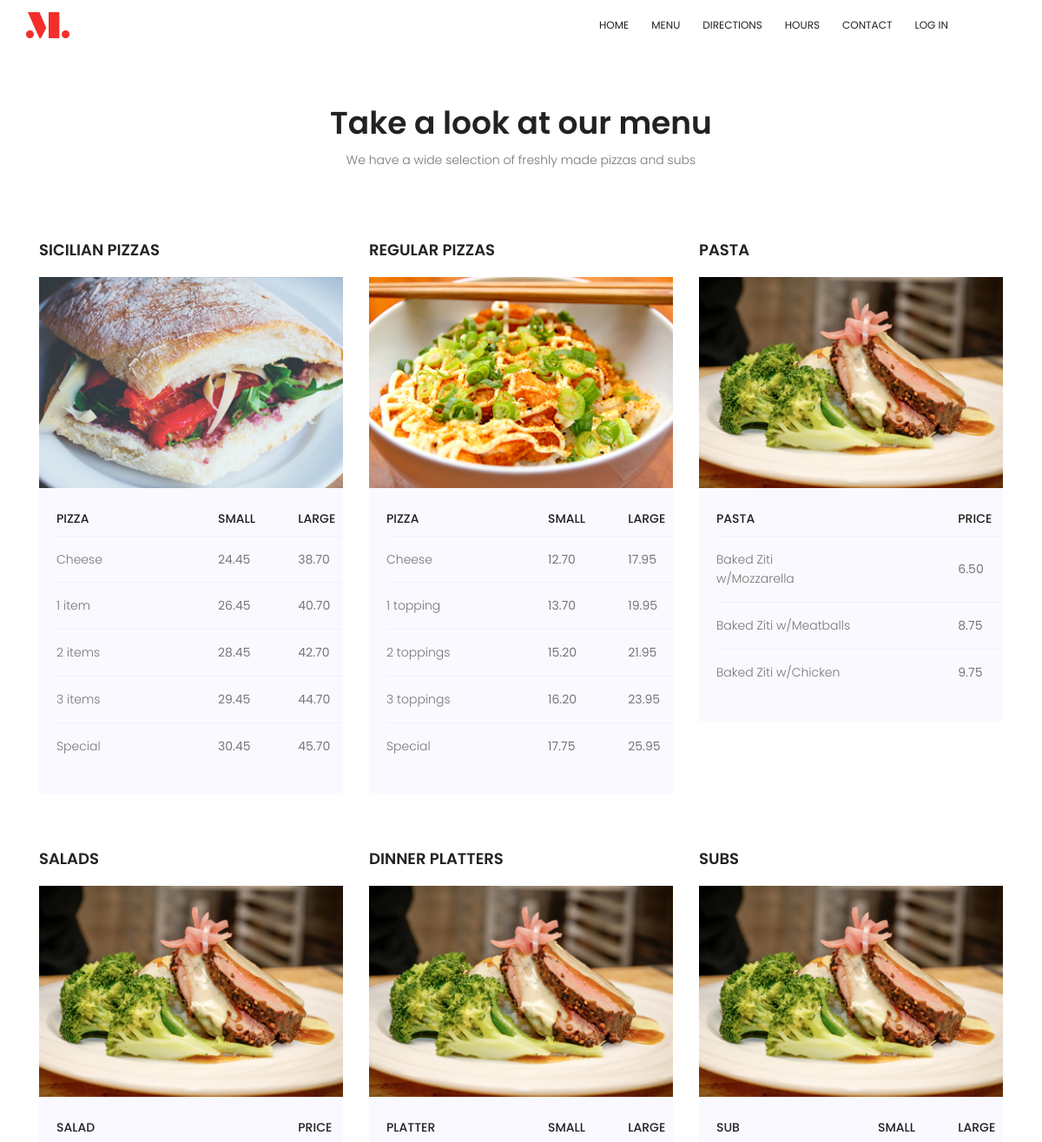
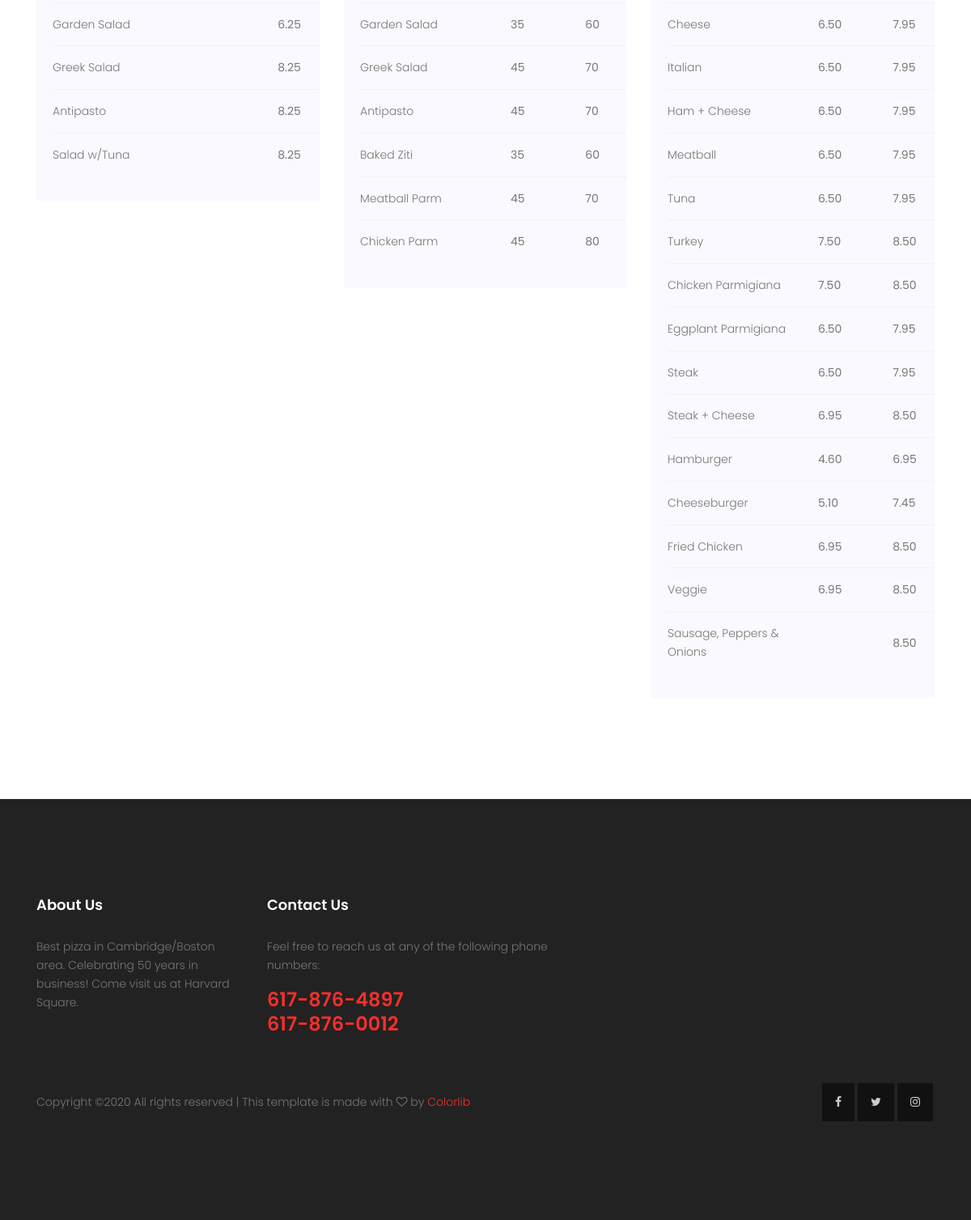
The app's page /menu/ with its own data (2 pictures, top to bottom).
### orders/models.py (models this page shows, shortened)
class SicilianPizza(models.Model):
    name = models.CharField(max_length=64)
    price_small = models.CharField(max_length=64)
    price_large = models.CharField(max_length=64)

class RegularPizza(models.Model):
    name = models.CharField(max_length=64)
    price_small = models.CharField(max_length=64)
    price_large = models.CharField(max_length=64)

class Pasta(models.Model):
    name = models.CharField(max_length=64)
    price = models.CharField(max_length=64)

class Salad(models.Model):
    name = models.CharField(max_length=64)
    price = models.CharField(max_length=64)

class DinnerPlatter(models.Model):
    name = models.CharField(max_length=64)
    price_small = models.CharField(max_length=64)
    price_large = models.CharField(max_length=64)

class Sub(models.Model):
    name = models.CharField(max_length=64)
    price_small = models.CharField(max_length=64, blank=True)
    price_large = models.CharField(max_length=64)
    extra_cheese = models.BooleanField(max_length=64)
    if name == 'Steak + Cheese':
        mushrooms = models.BooleanField(max_length=64)
        peppers = models.BooleanField(max_length=64)
        onions = models.BooleanField(max_length=64)

### orders/views.py (the view)
# urls.py: path("menu/", views.menu, name="menu"),
def menu(request):
    from .models import Salad,DinnerPlatter,Pasta,Sub,RegularPizza,SicilianPizza,Topping
    if request.method == 'POST':
        print("this is the request: ")
        print(request)
        return redirect("index")
    elif request.method == 'GET':
        context = {
            "RegularPizza": RegularPizza.objects.all(),
            "SicilianPizza": SicilianPizza.objects.all(),
            "salads": Salad.objects.all(),
            "platters": DinnerPlatter.objects.all(),
            "pastas": Pasta.objects.all(),
            "subs": Sub.objects.all(),
            "toppings": Topping.objects.all()
        }
        return render(request,"menu.html", context)

### orders/templates/menu.html (shortened to what this page needs)
{% extends "layout.html" %}
{% block body %}
{% load staticfiles %}
<section class="top-dish-area section-gap" id="dish">
    <div class="container" style="text-align:center;">
        <div class="row d-flex justify-content-center">
            <div class="menu-content pb-30 col-lg-8">
                <div class="title text-center">
                    <h1 class="mb-10">Take a look at our menu</h1>
                    <p>We have a wide selection of freshly made pizzas and subs</p>
                </div>
            </div>
        </div>
        <div class="row">
            <div class="single-dish" style="width:350px;  margin: 15px auto 15px auto; display:inline-block;">
                <h4 style="text-align:left;" class="text-uppercase pt-20 pb-20">Sicilian Pizzas</h4>
                <div class="thumb">
                    <img style="transform: none;" src="{% static 'img/d1.jpg' %}" class="img-fluid" alt=""/>
                </div>
                <div class="progress-table-wrap" style="width: inherit; overflow-x: hidden;">
                    <div class="progress-table" style="padding-left:20px;">
                        <div class="table-head">
                            <div style="width: 20%;text-align:left" class="visit">Pizza</div>
                            <div style="text-align:left" class="serial">Small</div>
                            <div style="text-align:left" class="serial">Large</div>
                        </div>
                        {% for SPizza in SicilianPizza %}
                        <div class="table-row">
                            <div style="width: 20%; text-align:left;" class="visit"> {{ SPizza.name }}</div>
                            <div class="serial">
                                <button style='color: #777;' href='' id="link-pizza" data-toggle="modal" data-target="#ModalPizza" size="{{ SPizza.price_small }}" name="{{ SPizza.name }}" itemname="Sicilian Pizzas" num="{{ forloop.counter0 }}">
                                    {{ SPizza.price_small }}
                                </button>
                            </div>
                            <div class="serial">
                                <button style='color: #777;' href='' id="link-pizza" data-toggle="modal" data-target="#ModalPizza" size="{{ SPizza.price_large }}" name="{{ SPizza.name }}" itemname="Sicilian Pizzas" num="{{ forloop.counter0 }}">
                                    {{ SPizza.price_large }}
                                </button>
                            </div>
                        </div>
                        {% endfor %}
                    </div>
                </div>
            </div>
            <div class="single-dish " style="width:350px; margin: 15px auto 15px auto; display:inline-block;">
                <h4 style="text-align:left;" class="text-uppercase pt-20 pb-20">Regular Pizzas</h4>
                <div class="thumb">
                    <img style="transform: none;" class="img-fluid" src="{% static 'img/d2.jpg' %}" alt="">
                </div>
                <div class="progress-table-wrap" style="overflow-x:hidden;">
                    <div class="progress-table" style="padding-left:20px;">
                        <div class="table-head">
                            <div style="width: 20%;text-align:left;" class="visit">Pizza</div>
                            <div style="text-align:left" class="serial">Small</div>
                            <div style="text-align:left" class="serial">Large</div>
                        </div>
                        {% for Pizza in RegularPizza %}
                        <div class="table-row">
                            <div style="width: 20%; text-align:left" class="visit"> {{ Pizza.name }}</div>
                            <div class="serial">
                                <button style='color: #777;' href='' id="link-pizza" data-toggle="modal" data-target="#ModalPizza" size="{{ Pizza.price_small }}" name="{{ Pizza.name }}" itemname="Regular Pizzas" num="{{ forloop.counter0 }}">
                                    {{ Pizza.price_small }}
                                </button>
                            </div>
                            <div class="serial">
                                <button style='color: #777;' href='' id="link-pizza" data-toggle="modal" data-target="#ModalPizza" size="{{ Pizza.price_large }}" name="{{ Pizza.name }}" itemname="Regular Pizzas" num="{{ forloop.counter0 }}">
                                    {{ Pizza.price_large }}
                                </button>
                            </div>
                        </div>
                        {% endfor %}
                    </div>
                </div>
                <br>
            </div>
            <div class="single-dish" style="width:350px; margin: 15px auto 15px auto; display:inline-block;">
                <h4 style="text-align:left;" class="text-uppercase pt-20 pb-20">Pasta</h4>
                <div class="thumb">
                    <img style="transform: none;" class="img-fluid"  src="{% static 'img/d3.jpg' %}" alt="">
                </div>
                <div class="progress-table-wrap" style="overflow-x:hidden;">
                    <div class="progress-table" style="padding-left:20px;">
                        <div class="table-head">
                            <div style="width: 20%;text-align:left;" class="visit">Pasta</div>
                            <div style="text-align:left" class="serial"></div>
                            <div style="text-align:left" class="serial">Price</div>
                        </div>
                        {% for pasta in pastas %}
                        <div class="table-row">
                            <div style="width: 20%;text-align:left;" class="visit"> {{ pasta.name }}</div>
                            <div class="serial"></div>
                            <div class="serial">
                                <button style='color: #777;' href='' id="link" data-toggle="modal" data-target="#exampleModal" size="{{ pasta.price }}" name="{{ pasta.name }}" itemname="Pasta">
                                    {{ pasta.price }}
                                </button>
                            </div>
                        </div>
                        {% endfor %}
                    </div>
                </div>
            </div>
            <div class="single-dish" style="width:350px; margin: 5px auto 5px auto; display:inline-block;">
                <h4 style="text-align:left;" class="text-uppercase pt-20 pb-20">Salads</h4>
                <div class="thumb">
                    <img style="transform: none;" class="img-fluid"  src="{% static 'img/d3.jpg' %}" alt="">
                </div>
                <div class="progress-table-wrap" style="overflow-x:hidden;">
                    <div class="progress-table" style="padding-left:20px;">
                        <div class="table-head">
                            <div style="width: 20%;text-align:left;" class="visit">Salad</div>
                            <div style="text-align:left" class="serial"></div>
                            <div style="text-align:left" class="serial">Price</div>
                        </div>
                        {% for salad in salads %}
                        <div class="table-row">
                            <div style="width: 20%;text-align:left;" class="visit"> {{ salad.name }}</div>
                            <div class="serial"></div>
                            <div class="serial">
                                <button style='color: #777;' href='' id="link" data-toggle="modal" data-target="#exampleModal" size="{{ salad.price }}" name="{{ salad.name }}" itemname="Salad">
                                    {{ salad.price }}
                                </button>
                            </div>
                        </div>
                        {% endfor %}
                    </div>
                </div>
            </div>
            <div class="single-dish" style="width:350px; margin: 5px auto 5px auto; display:inline-block;">
                <h4 style="text-align:left;" class="text-uppercase pt-20 pb-20">dinner platters</h4>
                <div class="thumb">
                    <img style="transform: none;" class="img-fluid"  src="{% static 'img/d3.jpg' %}" alt="">
                </div>
                <div class="progress-table-wrap" style="overflow-x:hidden;">
                    <div class="progress-table" style="padding-left:20px;">
                        <div class="table-head">
                            <div style="width: 20%;text-align:left;" class="visit">platter</div>
                            <div style="text-align:left" class="serial">Small</div>
                            <div style="text-align:left" class="serial">large</div>
                        </div>
                        {% for platter in platters %}
                        <div class="table-row">
                            <div style="width: 20%;text-align:left;" class="visit"> {{ platter.name }}</div>
                            <div class="serial">
                                <button style='color: #777;' href='' id="link" data-toggle="modal" data-target="#exampleModal" size="{{ platter.price_small }}" name="{{ platter.name }}" itemname="Dinner Platter">
                                    {{ platter.price_small }}
                                </button>
                            </div>
                            <div class="serial">
                                <button style='color: #777;' href='' id="link" data-toggle="modal" data-target="#exampleModal" size="{{ platter.price_large }}" name="{{ platter.name }}" itemname="Dinner Platter">
                                    {{ platter.price_large }}
                                </button>
                            </div>
                        </div>
                        {% endfor %}
                    </div>
                </div>
            </div>
            <div class="single-dish" style="width:350px; margin: 5px auto 5px auto; display:inline-block;">
                <h4 style="text-align:left;" class="text-uppercase pt-20 pb-20">Subs</h4>
                <div class="thumb">
                    <img style="transform: none;" class="img-fluid"  src="{% static 'img/d3.jpg' %}" alt="">
                </div>
                <div class="progress-table-wrap" style="overflow-x:hidden;">
                    <div class="progress-table" style="padding-left:20px;">
                        <div class="table-head">
                            <div style="text-align:left; width: 20%;" class="visit">Sub</div>
                            <div style="text-align:left" class="serial">Small</div>
                            <div style="text-align:left" class="serial">Large</div>
                        </div>
                        {% for sub in subs %}
                        <div class="table-row">
                            <div style="width: 20%; text-align:left" class="visit"> {{ sub.name }}</div>
                            <div class="serial">
                                <button style='color: #777;' href='' id="link" data-toggle="modal" data-target="#subModal" size="{{ sub.price_small }}" name="{{ sub.name }}" itemname="Sub" >
                                    {{ sub.price_small }}
                                </button>
                            </div>
                            <div class="serial">
                                <button style='color: #777;' href='' id="link" data-toggle="modal" data-target="#subModal" size="{{ sub.price_large }}" name="{{ sub.name }}" itemname="Subs" >
                                    {{ sub.price_large }}
                                </button>
                            </div>
                        </div>
                        {% endfor %}
                    </div>
                </div>
            </div>
        </div>
    </div>
</section>
{% endblock %}

### records on screen
SicilianPizza: name "Cheese", price_small "24.45", price_large "38.70"
SicilianPizza: name "1 item", price_small "26.45", price_large "40.70"
SicilianPizza: name "2 items", price_small "28.45", price_large "42.70"
SicilianPizza: name "3 items", price_small "29.45", price_large "44.70"
SicilianPizza: name "Special", price_small "30.45", price_large "45.70"
RegularPizza: name "Cheese", price_small "12.70", price_large "17.95"
RegularPizza: name "1 topping", price_small "13.70", price_large "19.95"
RegularPizza: name "2 toppings", price_small "15.20", price_large "21.95"
RegularPizza: name "3 toppings", price_small "16.20", price_large "23.95"
RegularPizza: name "Special", price_small "17.75", price_large "25.95"
Pasta: name "Baked Ziti w/Mozzarella", price "6.50"
Pasta: name "Baked Ziti w/Meatballs", price "8.75"
Pasta: name "Baked Ziti w/Chicken", price "9.75"
Salad: name "Garden Salad", price "6.25"
Salad: name "Greek Salad", price "8.25"
Salad: name "Antipasto", price "8.25"
Salad: name "Salad w/Tuna", price "8.25"
DinnerPlatter: name "Garden Salad", price_small "35", price_large "60"
DinnerPlatter: name "Greek Salad", price_small "45", price_large "70"
DinnerPlatter: name "Antipasto", price_small "45", price_large "70"
DinnerPlatter: name "Baked Ziti", price_small "35", price_large "60"
DinnerPlatter: name "Meatball Parm", price_small "45", price_large "70"
DinnerPlatter: name "Chicken Parm", price_small "45", price_large "80"
Sub: name "Cheese", price_small "6.50", price_large "7.95"
Sub: name "Italian", price_small "6.50", price_large "7.95"
Sub: name "Ham + Cheese", price_small "6.50", price_large "7.95"
Sub: name "Meatball", price_small "6.50", price_large "7.95"
Sub: name "Tuna", price_small "6.50", price_large "7.95"
Sub: name "Turkey", price_small "7.50", price_large "8.50"
Sub: name "Chicken Parmigiana", price_small "7.50", price_large "8.50"
Sub: name "Eggplant Parmigiana", price_small "6.50", price_large "7.95"
Sub: name "Steak", price_small "6.50", price_large "7.95"
Sub: name "Steak + Cheese", price_small "6.95", price_large "8.50"
Sub: name "Hamburger", price_small "4.60", price_large "6.95"
Sub: name "Cheeseburger", price_small "5.10", price_large "7.45"
Sub: name "Fried Chicken", price_small "6.95", price_large "8.50"
Sub: name "Veggie", price_small "6.95", price_large "8.50"
Sub: name "Sausage, Peppers & Onions", price_large "8.50"
